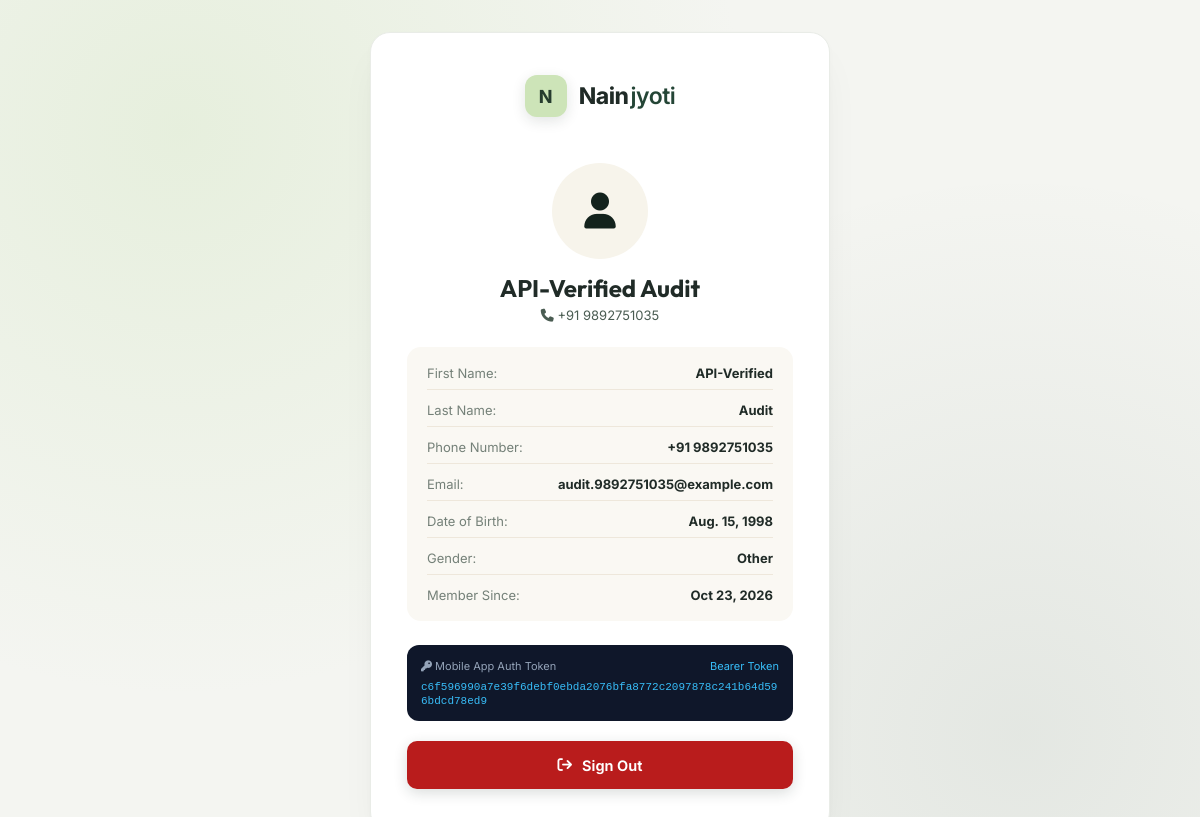
The app's page /user/profile/ (signed in) with its own data.
### nainjyoti/models.py (models this page shows, shortened)
class UserProfile(models.Model):
    GENDER_CHOICES = [
        ('Male', 'Male'),
        ('Female', 'Female'),
        ('Other', 'Other'),
        ('Prefer not to say', 'Prefer not to say'),
    ]
    user = models.OneToOneField(User, on_delete=models.CASCADE, related_name='customer_profile')
    first_name = models.CharField(max_length=100)
    last_name = models.CharField(max_length=100)
    phone = models.CharField(max_length=20, unique=True, db_index=True)
    email = models.EmailField(blank=True, null=True)
    dob = models.DateField(blank=True, null=True)
    gender = models.CharField(max_length=30, choices=GENDER_CHOICES, default='Prefer not to say')
    profile_photo = models.ImageField(upload_to='user_profiles/photos/', blank=True, null=True)
    auth_token = models.CharField(max_length=64, unique=True, blank=True, null=True, db_index=True)
    is_active = models.BooleanField(default=True)
    created_at = models.DateTimeField(auto_now_add=True)
    updated_at = models.DateTimeField(auto_now=True)
    class Meta:
        ordering = ['-created_at']
        verbose_name = 'User Profile'
        verbose_name_plural = 'User Profiles'
    @property
    def full_name(self):
        return f"{self.first_name} {self.last_name}".strip()

### nainjyoti/user_views.py (the view)
# urls.py: path('user/profile/', user_views.user_profile_view, name='user_profile'),
def user_profile_view(request):
    if not request.user.is_authenticated or not hasattr(request.user, 'customer_profile'):
        messages.warning(request, "Please log in with your phone and OTP to access your profile.")
        return redirect('user_login')
    profile = request.user.customer_profile
    return render(request, "user/profile.html", {
        "profile": profile
    })

### templates/user/profile.html (shortened to what this page needs)
{% load static %}
<!doctype html>
<html lang="en">
<head>
    <link href="https://cdnjs.cloudflare.com/ajax/libs/font-awesome/6.5.2/css/all.min.css" rel="stylesheet">
    <link href="{% static 'css/user_auth.css' %}" rel="stylesheet">
</head>
<body>
    <div class="user-auth-wrapper">
        <div class="user-auth-card">
            <div class="user-auth-header">
                <a href="{% url 'user_profile' %}" class="brand-emblem">
                    <div class="emblem-icon">N</div>
                    <div class="emblem-text">Nain<span>jyoti</span></div>
                </a>
            </div>
            <div style="text-align:center;margin-bottom:24px;">
                <div style="width:96px;height:96px;border-radius:50%;margin:0 auto 14px;overflow:hidden;border:3px solid var(--gold-accent);background:#f7f4eb;display:grid;place-items:center;">
                    {% if profile.profile_photo %}
                        <img src="{{ profile.profile_photo.url }}" alt="{{ profile.full_name }}" style="width:100%;height:100%;object-fit:cover;">
                    {% else %}
                        <i class="fa-solid fa-user" style="font-size:36px;color:var(--forest-deep);"></i>
                    {% endif %}
                </div>
                <h1 style="font-family:'Outfit',sans-serif;font-size:24px;font-weight:700;color:var(--ink-primary);margin-bottom:4px;">{{ profile.full_name }}</h1>
                <div style="font-size:13px;color:var(--ink-secondary);"><i class="fa-solid fa-phone me-1"></i> +91 {{ profile.phone }}</div>
            </div>
            <div style="background:#faf8f3;border:1px solid var(--border-light);border-radius:14px;padding:18px 20px;margin-bottom:24px;display:flex;flex-direction:column;gap:12px;font-size:13px;">
                <div style="display:flex;justify-content:space-between;border-bottom:1px solid #eee7db;padding-bottom:8px;">
                    <span style="color:var(--ink-muted);">First Name:</span>
                    <strong style="color:var(--ink-primary);">{{ profile.first_name }}</strong>
                </div>
                <div style="display:flex;justify-content:space-between;border-bottom:1px solid #eee7db;padding-bottom:8px;">
                    <span style="color:var(--ink-muted);">Last Name:</span>
                    <strong style="color:var(--ink-primary);">{{ profile.last_name }}</strong>
                </div>
                <div style="display:flex;justify-content:space-between;border-bottom:1px solid #eee7db;padding-bottom:8px;">
                    <span style="color:var(--ink-muted);">Phone Number:</span>
                    <strong style="color:var(--ink-primary);">+91 {{ profile.phone }}</strong>
                </div>
                <div style="display:flex;justify-content:space-between;border-bottom:1px solid #eee7db;padding-bottom:8px;">
                    <span style="color:var(--ink-muted);">Email:</span>
                    <strong style="color:var(--ink-primary);">{{ profile.email|default:"Not provided" }}</strong>
                </div>
                <div style="display:flex;justify-content:space-between;border-bottom:1px solid #eee7db;padding-bottom:8px;">
                    <span style="color:var(--ink-muted);">Date of Birth:</span>
                    <strong style="color:var(--ink-primary);">{{ profile.dob|default:"Not provided" }}</strong>
                </div>
                <div style="display:flex;justify-content:space-between;border-bottom:1px solid #eee7db;padding-bottom:8px;">
                    <span style="color:var(--ink-muted);">Gender:</span>
                    <strong style="color:var(--ink-primary);">{{ profile.gender }}</strong>
                </div>
                <div style="display:flex;justify-content:space-between;">
                    <span style="color:var(--ink-muted);">Member Since:</span>
                    <strong style="color:var(--ink-primary);">{{ profile.created_at|date:"M d, Y" }}</strong>
                </div>
            </div>
            <div style="background:#0f172a;color:#f8fafc;border-radius:12px;padding:14px;margin-bottom:20px;font-size:11px;">
                <div style="color:#94a3b8;margin-bottom:6px;display:flex;justify-content:space-between;align-items:center;">
                    <span><i class="fa-solid fa-key me-1"></i> Mobile App Auth Token</span>
                    <span style="color:#38bdf8;">Bearer Token</span>
                </div>
                <code style="word-break:break-all;color:#38bdf8;font-family:monospace;">{{ profile.auth_token }}</code>
            </div>
            <a href="{% url 'user_logout' %}" class="btn-auth-primary" style="background:#b91c1c;text-decoration:none;">
                <i class="fa-solid fa-arrow-right-from-bracket"></i>
                <span>Sign Out</span>
            </a>
        </div>
    </div>
</body>
</html>

### static/css/user_auth.css (style rules this page uses)
:root { --ink: #202b27; --ink-secondary: #4a5c52; --ink-muted: #748078; --line: #e9ece7; --line-strong: #dcdfd8; --paper: #ffffff; --canvas: #f4f5f1; --forest: #244536; --forest-dark: #192b23; --forest-deep: #13221c; --forest-hover: #263c30; --accent: #cde4b8; --accent-light: #eff3eb; --accent-dark: #263c2e; }
* { box-sizing: border-box; margin: 0; padding: 0; }
body { font-family: 'Inter', -apple-system, BlinkMacSystemFont, "Segoe UI", Roboto, sans-serif; background-color: var(--canvas); background-image: radial-gradient(circle at 15% 15%, rgba(205, 228, 184, 0.35) 0%, transparent 45%), radial-gradient(circle at 85% 85%, rgba(36, 69, 54, 0.08) 0%, transparent 45%); color: var(--ink); min-height: 100vh; display: flex; align-items: center; justify-content: center; padding: 32px 16px; -webkit-font-smoothing: antialiased; }
.user-auth-wrapper { width: 100%; max-width: 460px; margin: auto; }
.user-auth-card { background: var(--paper); border: 1px solid var(--line); border-radius: 20px; padding: 42px 36px; box-shadow: 0 20px 45px -15px rgba(25, 43, 35, 0.08), 0 2px 6px rgba(0, 0, 0, 0.02); }
.user-auth-header { text-align: center; margin-bottom: 28px; }
.brand-emblem { display: inline-flex; align-items: center; gap: 12px; margin-bottom: 18px; text-decoration: none; }
.emblem-icon { width: 42px; height: 42px; border-radius: 12px; background: var(--accent); color: var(--accent-dark); display: grid; place-items: center; font-size: 18px; font-weight: 750; box-shadow: 0 4px 14px rgba(25, 43, 35, 0.12); transition: transform 0.2s ease; }
.emblem-text { font-size: 23px; font-weight: 750; color: var(--ink); letter-spacing: -0.5px; }
.emblem-text span { color: var(--forest); font-weight: 600; margin-left: 2px; }
.btn-auth-primary { height: 48px; width: 100%; background: var(--forest-dark); color: #ffffff; border: none; border-radius: 10px; font-family: inherit; font-size: 14.5px; font-weight: 650; display: flex; align-items: center; justify-content: center; gap: 10px; cursor: pointer; transition: all 0.2s ease; box-shadow: 0 4px 14px rgba(25, 43, 35, 0.16); margin-top: 6px; }

### records on screen
UserProfile: full_name "API-Verified Audit", phone "9892751035", first_name "API-Verified", last_name "Audit", email "audit.9892751035@example.com", dob "Aug. 15, 1998", gender "Other", created_at "Oct 23, 2026", auth_token "c6f596990a7e39f6debf0ebda2076bfa8772c2097878c241b64d596bdcd78ed9"
